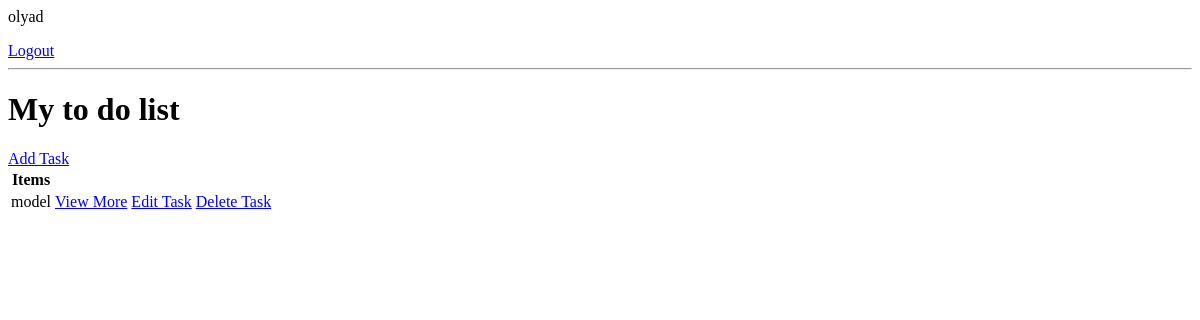
The app's page / (signed in), older data.
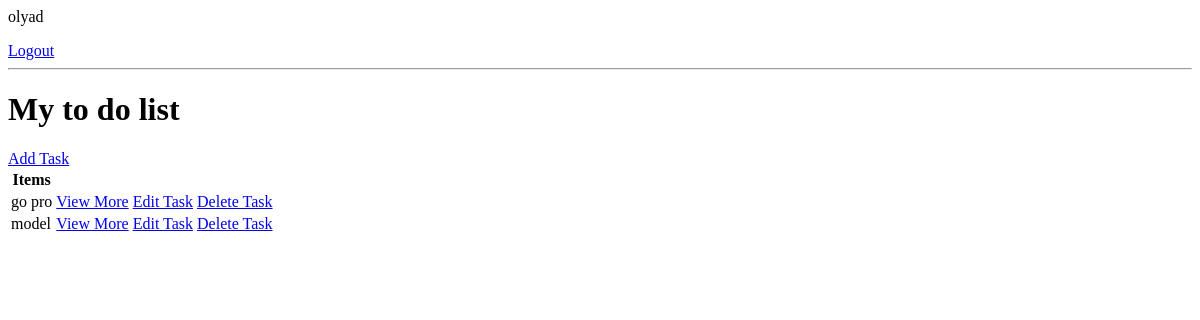
The same page, newer data.
### base/models.py (models this page shows, shortened)
class Task(models.Model):
    user = models.ForeignKey(User, on_delete=models.CASCADE, null=True, blank=True)
    title = models. CharField(max_length=200,null=True, blank=True )
    disc = models.TextField(null=True, blank=True )
    complete = models.BooleanField(default=False)
    create = models.DateTimeField(auto_now_add=True)
    class Meta:
        ordering = ['complete']

### base/views.py (the view)
# urls.py: path('', TaskList.as_view(), name='tasks'),
class TaskList(LoginRequiredMixin,ListView):
    model = Task
    context_object_name='tasks'
    def get_context_data(self, **kwargs):
        context = super().get_context_data(**kwargs)
        context['tasks'] = context['tasks'].filter(user=self.request.user)
        context['count'] = context['tasks'].filter(complete=False).count()
        return context

### base/templates/base/task_list.html
{% if request.user.is_authenticated %}
    <p>{{request.user}}</p>
    <a href="{% url 'logout' %}">Logout</a>
{% else %}
    <a href="{% url 'login' %}">Login</a>
{% endif %}
<hr>
<h1>My to do list</h1>
<a href="{% url 'task-create' %}">Add Task</a>
<table>
    <tr>
        <th>Items</th>
        <th></th>
        <th></th>
    </tr>
    {% for task in tasks%}
    <tr>
        <td>{{task.title}}</td>
        <td><a href="{% url 'task' task.id %}">View More</a></td>
        <td><a href="{% url 'task-update' task.id %}">Edit Task</a></td>
        <td><a href="{% url 'task-delete' task.id %}">Delete Task</a></td>
    </tr>
    {% empty %}
    <h3>No Tasks Added in list</h3>
    {% endfor%}
</table>

Row changes from the older to the newer data that the page shows:
added Task: title "go pro"
